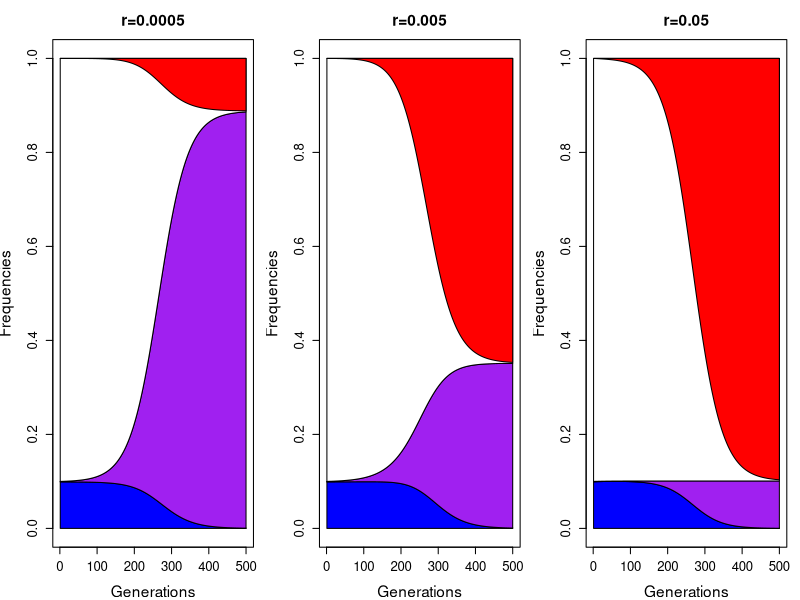
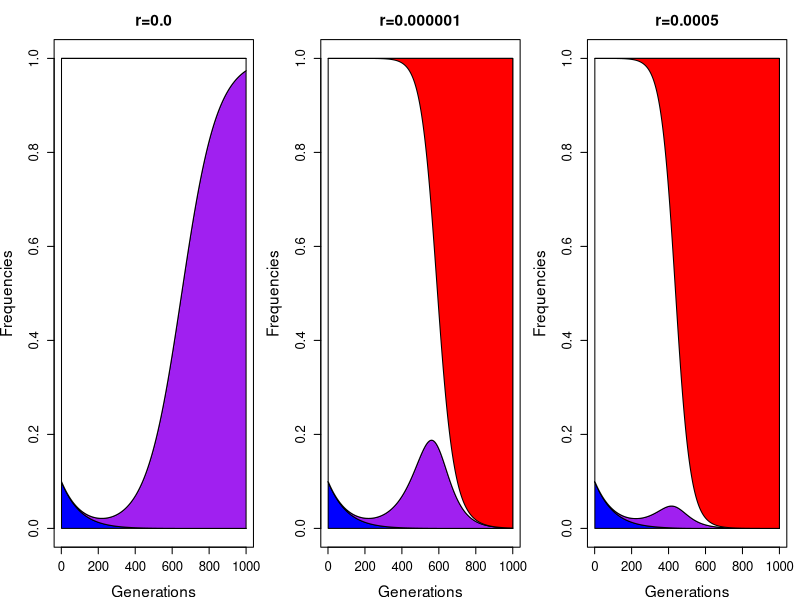
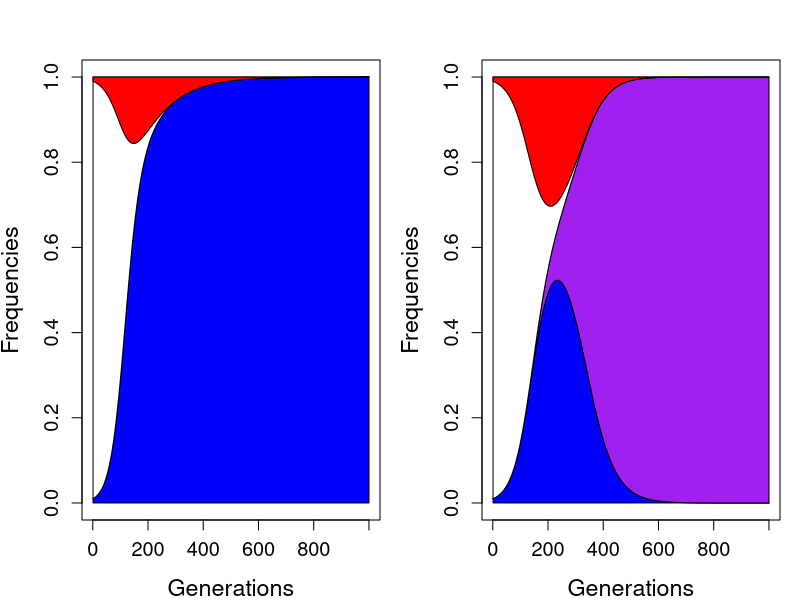
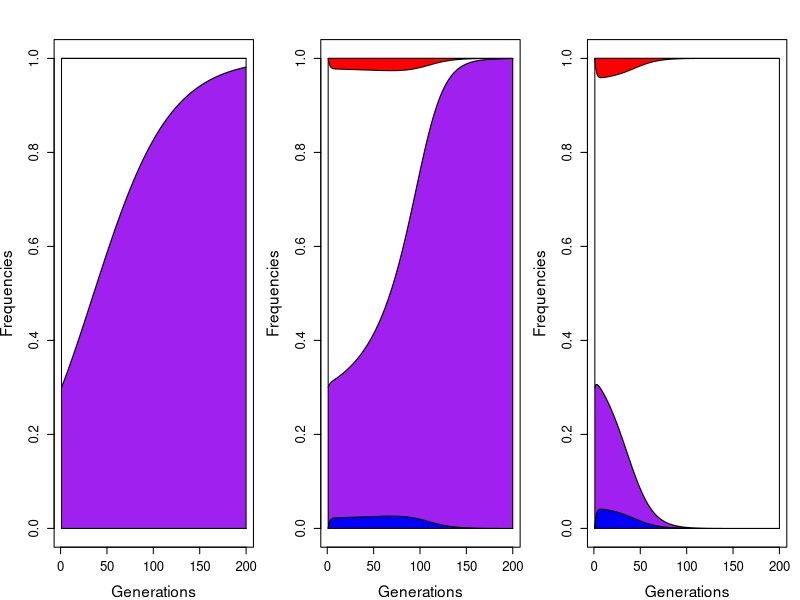
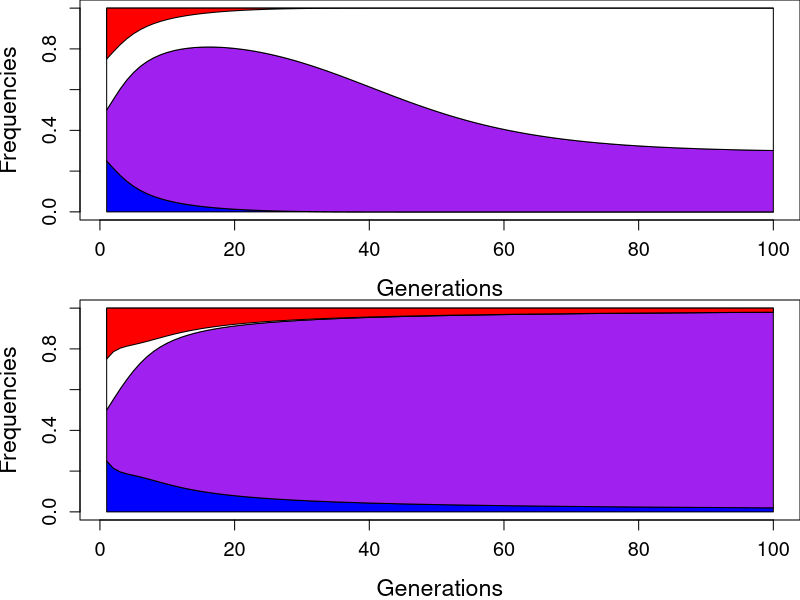

Recreate these plots in R, in order.



two.loc.sims<-function(p,w.mat,r){
	stopifnot(sum(p)==1)
	p.array<-matrix(NA,nrow=n.gens,ncol=4)
	d.array<-NA
	p.array[1,]<-p
	colnames(p.array)<-names(p)
	for(gen in 2:n.gens){
		w.marg<-apply(w.mat,1,function(whap){whap*p}) 
		w.marg<-colSums(w.marg)
		D<-p["AB"] - (p["AB"]+p["Ab"])*(p["AB"]+p["aB"])
		d.array<-c(d.array,D)
		D.vec<- c(-D,+D,+D,-D)
		wbar<-sum(p*w.marg)
		p.new<- (p*w.marg + r*D.vec*w.mat["AB","ab"])/wbar
		p.array[gen,]<-p.new
		p<-p.new
	}
	return(cbind(p.array,d.array))
}

stack.freqs.plot<-function(p.out,my.title=""){
	stacked.freqs<-t(apply(p.out[,c("Ab","AB","ab","aB")],1,cumsum))
	plot(stacked.freqs[,"Ab"],ylim=c(0,1),type="l",xlab="Generations",ylab="Frequencies",cex.lab=1.4,cex.axis=1.2,main=my.title,cex.main=1.4)
	my.x<-1:n.gens
	x.polygon<-c(my.x,rev(my.x))
	polygon(x=x.polygon,c(stacked.freqs[,"Ab"],rep(0,n.gens)),col="blue")
	polygon(x=x.polygon,c(stacked.freqs[,"AB"],rev(stacked.freqs[,"Ab"])),col="purple")
	polygon(x=x.polygon,c(stacked.freqs[,"AB"],rev(stacked.freqs[,"aB"])),col="white")
	polygon(x=x.polygon,c(stacked.freqs[,"aB"],rev(stacked.freqs[,"ab"])),col="red")
		
}


# stack.freqs.plot<-function(p.out,my.order=c("Ab","AB","aB","ab")){
	# cols<-c("white","blue","red","purple")
	# names(cols)<-c("ab","Ab","aB","purple")
	# stacked.freqs<-t(apply(p.out[,c("Ab","AB","ab","aB")],1,cumsum))
	# plot(stacked.freqs[,"Ab"],ylim=c(0,1),type="n",xlab="Generations",ylab="Frequencies",cex.lab=1.2)
	# my.x<-1:n.gens
	# x.polygon<-c(my.x,rev(my.x))
	# polygon(x=x.polygon,c(stacked.freqs[,my.order[1]],rep(0,n.gens)),col=cols[my.order[1]])
	# polygon(x=x.polygon,c(stacked.freqs[,my.order[2]],rev(stacked.freqs[,my.order[1]])),,col=cols[my.order[2]])
	# polygon(x=x.polygon,c(stacked.freqs[,my.order[2]],rev(stacked.freqs[,my.order[3]])),,col=cols[my.order[3]])
	# polygon(x=x.polygon,c(stacked.freqs[,my.order[3]],rev(stacked.freqs[,my.order[4]])),,col=cols[my.order[4]])
# }


###Neutral Hitchhiking
n.gens<-500
p<-  c(0.001,0.099,0,0.9); names(p)<-c("AB","Ab","aB","ab")
w.add<-c(1,0.95,1,0.95);names(w.add)<-names(p)
w.mat<-outer(w.add,w.add,FUN="+")
layout(t(1:3))
par(mar=c(4,4,3,1))
p.out<-two.loc.sims(p,w.mat,r=0.0005); stack.freqs.plot(p.out,my.title="r=0.0005")
#plot(p.out[,"AB"]+p.out[,"Ab"],type="l",ylim=c(0,1))#lines(p.out[,"AB"]+p.out[,"aB"],col="red")
p.out<-two.loc.sims(p,w.mat,r=0.005); stack.freqs.plot(p.out,my.title="r=0.005")
p.out<-two.loc.sims(p,w.mat,r=0.05);stack.freqs.plot(p.out,my.title="r=0.05")
dev.copy2pdf(file="~/Dropbox/Courses/Popgen_teaching_Notes/figures/selection_recom_interaction/Neutral_Hitchhiking.pdf")

###Deleterious allele Hitchhiking
par(mar=c(4,4.1,3,1))
n.gens<-1000
p<-  c(0.001,0.099,0,0.9); names(p)<-c("AB","Ab","aB","ab")
w.add<-c(0.97,0.93,1,0.95);names(w.add)<-names(p)
w.mat<-outer(w.add,w.add,FUN="+")

layout(t(1:3))
 p.out<-two.loc.sims(p,w.mat,r=0.00);stack.freqs.plot(p.out,my.title="r=0.0");
 p.out<-two.loc.sims(p,w.mat,r=0.000005);stack.freqs.plot(p.out,my.title="r=0.000001");
 p.out<-two.loc.sims(p,w.mat,r=0.0002);stack.freqs.plot(p.out,my.title="r=0.0005");

dev.copy2pdf(file="~/Dropbox/Courses/Popgen_teaching_Notes/figures/Deleterious_Hitchhiking.pdf")

##interference
layout(t(1:2))
n.gens<-1000
p<-  c(0.0,0.01,0.01,0.98); names(p)<-c("AB","Ab","aB","ab")
w.add<-c(1.14,1.08,1.06,1);names(w.add)<-names(p)
w.mat<-outer(w.add,w.add,FUN="+")
p.out<-two.loc.sims(p,w.mat,r=0.00)
stack.freqs.plot(p.out)


p<-  c(0.0,0.01,0.01,0.98); names(p)<-c("AB","Ab","aB","ab")
w.add<-c(1.1,1.06,1.055,1);names(w.add)<-names(p)
w.mat<-outer(w.add,w.add,FUN="+")
p.out<-two.loc.sims(p,w.mat,r=0.001)
stack.freqs.plot(p.out)
dev.copy2pdf(file="~/Dropbox/Courses/Popgen_teaching_Notes/figures/Interference.pdf")

###synergistic alleles & recom
n.gens<-200
layout(t(1:3))
p<-  c(0.3,0.0,0.0,0.7); names(p)<-c("AB","Ab","aB","ab")
w.add<-c(1.05,0.1,0.1,1.0);names(w.add)<-names(p);w.mat<-outer(w.add,w.add,FUN="+")
p.out<-two.loc.sims(p,w.mat,r=0.00)
stack.freqs.plot(p.out)

p<-  c(0.3,0.0,0.0,0.7); names(p)<-c("AB","Ab","aB","ab")
w.add<-c(1.05,0.1,0.1,1.0);names(w.add)<-names(p);w.mat<-outer(w.add,w.add,FUN="+")
p.out<-two.loc.sims(p,w.mat,r=0.05)
stack.freqs.plot(p.out)


p<-  c(0.3,0.0,0.0,0.7); names(p)<-c("AB","Ab","aB","ab")
w.add<-c(1.05,0.1,0.1,1.0);names(w.add)<-names(p);w.mat<-outer(w.add,w.add,FUN="+")
p.out<-two.loc.sims(p,w.mat,r=0.1)
stack.freqs.plot(p.out)

dev.copy2pdf(file="~/Dropbox/Courses/Popgen_teaching_Notes/figures/synergistic_alleles_recom.pdf")


my.fit.mat<-function(p){
p_ab_ab<-outer(p,p)["ab","ab"]

w_ab_ab<-dbeta(x=p_ab_ab,1,2)
w_A_B<-dbeta(x=1-p_ab_ab,1,2)

w.mat<-matrix(data=1,nrow=4,ncol=4,dimnames=list(names(p),names(p)))

w.mat[grepl("A",rownames(w.mat)), grepl("B",colnames(w.mat)) ] <- w_A_B
w.mat[grepl("B",rownames(w.mat)), grepl("A",colnames(w.mat)) ] <- w_A_B

w.mat["ab","ab"]<-w_ab_ab
w.mat
}


##################Two locus sims to show affect of recom in -ve freq dependent selection models to demo. supergenes

p<-  c(0.001,0.099,0,0.9); names(p)<-c("AB","Ab","aB","ab")
w.add<-c(0.97,0.93,1,0.95);names(w.add)<-names(p)
w.mat<-outer(w.add,w.add,FUN="+")


my.fit.mat<-function(p){
p_ab_ab<-outer(p,p)["ab","ab"]

w_ab_ab<-dbeta(x=p_ab_ab,1,1.1)+0.3
w_A_B<-dbeta(x=1-p_ab_ab,1,1.1)+0.3

w.mat<-matrix(data=0.3,nrow=4,ncol=4,dimnames=list(names(p),names(p)))

w.mat["AB",]<-w_A_B
w.mat[,"AB"]<-w_A_B
w.mat[grepl("A",rownames(w.mat)), grepl("B",colnames(w.mat)) ] <- w_A_B
w.mat[grepl("B",rownames(w.mat)), grepl("A",colnames(w.mat)) ] <- w_A_B

w.mat["ab","ab"]<-w_ab_ab
w.mat
}



two.supergene.sims<-function(p,r){
	stopifnot(sum(p)==1)
	p.array<-matrix(NA,nrow=n.gens,ncol=4)
	d.array<-NA
	p.array[1,]<-p
	colnames(p.array)<-names(p)
	for(gen in 2:n.gens){
		w.mat<-my.fit.mat(p)
		w.marg<-apply(w.mat,1,function(whap){whap*p}) 
		w.marg<-colSums(w.marg)
		D<-p["AB"] - (p["AB"]+p["Ab"])*(p["AB"]+p["aB"])
		d.array<-c(d.array,D)
		D.vec<- c(-D,+D,+D,-D)
		wbar<-sum(p*w.marg)
		p.new<- (p*w.marg + r*D.vec*w.mat["AB","ab"])/wbar
		p.array[gen,]<-p.new
		p<-p.new
	}
	return(cbind(p.array,d.array))
} 

n.gens<-100
layout((1:2))
par(mar=c(4,4,0,0))
p<-  c(0.25,0.25,0.25,0.25); names(p)<-c("AB","Ab","aB","ab")
p.out<-two.supergene.sims(p,r=0.00); stack.freqs.plot(p.out); sum(p.out[90,1:3])
p<-  c(0.25,0.25,0.25,0.25); names(p)<-c("AB","Ab","aB","ab")
p.out<-two.supergene.sims(p,r=0.4); stack.freqs.plot(p.out); sum(p.out[90,1:3])

dev.copy2pdf(file="~/Dropbox/Courses/Popgen_teaching_Notes/figures/supergene_recom.pdf")
